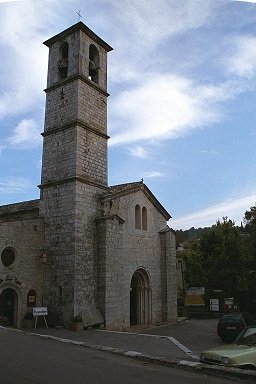
//> input picture image/church1.jpg, 256 x 384 px
$ ./robust_matcher   (built with g++ and OpenCV 4)
//> lines starting //> are read from the running program, lines starting //| are printed output that depends on the picture; after the words box and inside, x2 and y2 are one past the last pixel; in counts of white or black regions, pixels touching at a corner belong together
/*
  a) Load 2 Images
  b) Detect ORB Keypoints for both images
  c) Compute ORB Descriptors
  d) FLANN Matcher
  e) Vector Field Consensus (VFC) for filtering false matches

  Note:
    Depends on vfc.h and vfc.cpp

  Reference
    [1] Jiayi Ma, Ji Zhao, Jinwen Tian, Alan Yuille, and Zhuowen Tu.
        Robust Point Matching via Vector Field Consensus,
        IEEE Transactions on Image Processing, 23(4), pp. 1706-1721, 2014
    [2] Jiayi Ma, Ji Zhao, Jinwen Tian, Xiang Bai, and Zhuowen Tu.
        Regularized Vector Field Learning with Sparse Approximation for Mismatch Removal,
        Pattern Recognition, 46(12), pp. 3519-3532, 2013

    Author : Manohar Kuse <mpkuse@connect.ust.hk>
    Released in Public Domain
*/

#include <iostream>
#include <vector>
#include <string>

#include <opencv2/core/core.hpp>
#include <opencv2/highgui/highgui.hpp>
#include <opencv2/features2d/features2d.hpp>
#include <opencv2/calib3d/calib3d.hpp>
#include <opencv2/imgproc/imgproc.hpp>


using namespace std;


// Give a set of knn=2 raw matches, eliminates matches based on Lowe's Ratio test.
// Also returns the point features set.
// Cite: Lowe, David G. "Distinctive image features from scale-invariant keypoints." International journal of computer vision 60.2 (2004): 91-110.
void lowe_ratio_test( const vector<cv::KeyPoint>& keypoints1, const vector<cv::KeyPoint>& keypoints2 ,
                      const std::vector< std::vector< cv::DMatch > >& matches_raw,
                      vector<cv::Point2f>& pts_1, vector<cv::Point2f>& pts_2, float threshold=0.85 )
{
  pts_1.clear();
  pts_2.clear();
  assert( matches_raw.size() > 0 );
  assert( matches_raw[0].size() >= 2 );

  for( int j=0 ; j<matches_raw.size() ; j++ )
  {
    if( matches_raw[j][0].distance < threshold * matches_raw[j][1].distance ) //good match
    {
      // Get points
      int t = matches_raw[j][0].trainIdx;
      int q = matches_raw[j][0].queryIdx;
      pts_1.push_back( keypoints1[q].pt );
      pts_2.push_back( keypoints2[t].pt );
    }
  }

}


// Given 2 images with their matches points. ie. pts_1[i] <---> pts_2[i].
// This function returns the plotted with/without lines numbers
void drawMatches( const cv::Mat& im1, const vector<cv::Point2f>& pts_1,
                  const cv::Mat& im2, const vector<cv::Point2f>& pts_2,
                  cv::Mat& outImage,
                  const string msg = string( ""  ),
                  vector<uchar> status = vector<uchar>(),
                  bool enable_lines=true, bool enable_points=true, bool enable_test=true)
{
  assert( pts_1.size() == pts_2.size() );
  assert( im1.rows == im2.rows );
  assert( im2.cols == im2.cols );
  assert( im1.channels() == im2.channels() );

  cv::Mat row_im;
  cv::hconcat(im1, im2, row_im);

  if( row_im.channels() == 3 )
    outImage = row_im.clone();
  else
    cvtColor(row_im, outImage, CV_GRAY2RGB);


    // loop  over points
  for( int i=0 ; i<pts_1.size() ; i++ )
  {
    cv::Point2f p1 = pts_1[i];
    cv::Point2f p2 = pts_2[i];

    if( enable_points ) {
      cv::circle( outImage, p1, 4, cv::Scalar(0,0,255), -1 );
      cv::circle( outImage, p2+cv::Point2f(im1.cols,0), 4, cv::Scalar(0,0,255), -1 );
    }

    if( enable_test ) {
      cv::putText( outImage, to_string(i).c_str(), p1, cv::FONT_HERSHEY_COMPLEX_SMALL, .5, cv::Scalar(0,0,255) );
      cv::putText( outImage, to_string(i).c_str(), p2+cv::Point2f(im1.cols,0), cv::FONT_HERSHEY_COMPLEX_SMALL, .5, cv::Scalar(0,0,255) );
    }

    if( enable_lines ) {

      if( status.size() > 0 ) //if status is present
      {
        if( status[i] > 0 )
        {
          cv::line( outImage,  p1, p2+cv::Point2f(im1.cols,0), cv::Scalar(0,255,0) );
        }
        else
        {
          cv::line( outImage,  p1, p2+cv::Point2f(im1.cols,0), cv::Scalar(0,0,255) );;
        }
      }
      else // no status. Then make all lines blue
      {
        cv::line( outImage,  p1, p2+cv::Point2f(im1.cols,0), cv::Scalar(255,0,0) );
      }


    }


  }


  if( msg.length() > 0 ) {
    cv::putText( outImage, msg, cv::Point(5,50), cv::FONT_HERSHEY_COMPLEX_SMALL, 1.0, cv::Scalar(0,0,255) );
  }

}


int main()
{
  //
  // Load Images
  cv::Mat im1 = cv::imread( "../image/church1.jpg");
//> im1 is the input picture: 384 rows x 256 cols, CV_8UC3; mean B, G, R 129.7, 120.1, 112
  cv::Mat im2 = cv::imread( "../image/church2.jpg");
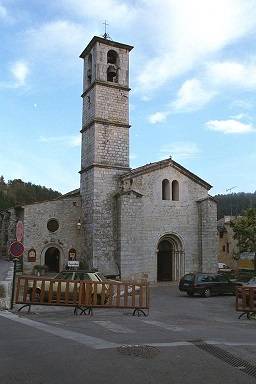
//> input picture image/church2.jpg, 256 x 384 px
//> im2 is the input picture: 384 rows x 256 cols, CV_8UC3; mean B, G, R 149.6, 142, 129.9

  //
  // Feature Detector
  cv::Ptr<cv::Feature2D> fdetector = cv::ORB::create();
  std::vector<cv::KeyPoint> keypoints1, keypoints2;
  cv::Mat descriptors1, descriptors2;
  fdetector->detectAndCompute(im1, cv::Mat(), keypoints1, descriptors1);
//> keypoints1 = 430 keypoints; strongest (x, y, size): (43, 43, 31), (44, 42, 37.2), (44, 90, 31), (112, 49, 31)
  fdetector->detectAndCompute(im2, cv::Mat(), keypoints2, descriptors2);
//> keypoints2 = 465 keypoints; strongest (x, y, size): (80, 56, 31), (94, 36, 31), (211, 186, 31), (132, 47, 31)
  cout << "# of keypoints : "<< keypoints1.size() << endl;
//| # of keypoints : 430
  cout << "# of keypoints : "<< keypoints2.size() << endl;
//| # of keypoints : 465
  cout << "descriptors shape : "<< descriptors1.rows << "x" << descriptors1.cols << endl;
//| descriptors shape : 430x32
  cout << "descriptors shape : "<< descriptors2.rows << "x" << descriptors2.cols << endl;
//| descriptors shape : 465x32


  //
  // Matcher - FLAN (Approx NN)
  if(descriptors1.type()!=CV_32F)
  {
    descriptors1.convertTo(descriptors1, CV_32F);
    descriptors2.convertTo(descriptors2, CV_32F);
  }
  cv::FlannBasedMatcher matcher;
  std::vector< std::vector< cv::DMatch > > matches_raw;
  matcher.knnMatch( descriptors1, descriptors2, matches_raw, 2 );
//> matches_raw = 430 matches
  cout << "# Matches : " << matches_raw.size() << endl; //N
//| # Matches : 430
  cout << "# Matches[0] : " << matches_raw[0].size() << endl; //2
//| # Matches[0] : 2


    //
    // Lowe's Ratio test
    vector<cv::Point2f> pts_1, pts_2;
    lowe_ratio_test( keypoints1, keypoints2, matches_raw, pts_1, pts_2 );
//> the loop in lowe_ratio_test, `for( int j=0 ; j<matches_raw.size() ; j++ )` made 430 passes
//> t on passes 10, 22, 25, 26, 29, 38, 39, 78, 94, 100, 118, 122: 58, 48, 190, 263, 130, 119, 112, 8, 84, 271, 263, 374
//> after the loop in lowe_ratio_test, `for( int j=0 ; j<matches_raw.size() ; j++ )`: pts_1 = 51 Points (x, y), first 12: [217, 309], [45, 93], [107, 91], [43, 131], [44, 90], [174, 229], [107, 134], [40, 182], [141, 188], [78, 79], [39.6, 182.4], [109.2, 198]; pts_2 = 51 Points (x, y), first 12: [213, 195], [82, 59], [93.6, 168], [79.2, 167], [80.4, 55.2], [212.4, 195.6], [129.6, 126], [80, 169], [172, 164], [118.1, 275], [79.2, 167], [126.5, 184.6]
    cout << "# Retained (after ratio test): "<< pts_1.size() << endl; // == pts_2.size()
//| # Retained (after ratio test): 51

    cv::Mat im_out1;
    drawMatches( im1, pts_1, im2, pts_2, im_out1 );
//> in drawMatches, `cv::hconcat(im1, im2, row_im);`:
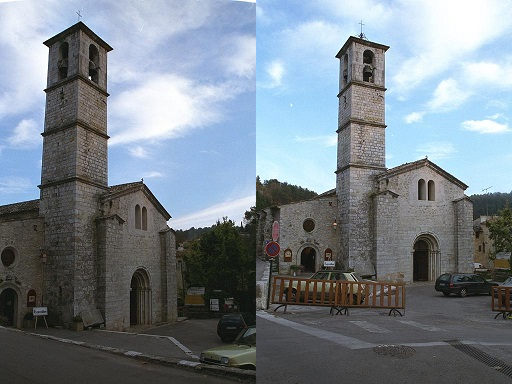
//> row_im: 384 rows x 512 cols, CV_8UC3; mean B, G, R 139.7, 131.1, 121
//> the loop in drawMatches, `for( int i=0 ; i<pts_1.size() ; i++ )` made 51 passes
//> (p1, p2) on passes 1 to 12: (Point(217, 309), Point(213, 195)), (Point(45, 93), Point(82, 59)), (Point(107, 91), Point(93.6, 168)), (Point(43, 131), Point(79.2, 167)), (Point(44, 90), Point(80.4, 55.2)), (Point(174, 229), Point(212.4, 195.6)), (Point(107, 134), Point(129.6, 126)), (Point(40, 182), Point(80, 169)), (Point(141, 188), Point(172, 164)), (Point(78, 79), Point(118.1, 275)), (Point(39.6, 182.4), Point(79.2, 167)), (Point(109.2, 198), Point(126.5, 184.6))
//> pass 2, in drawMatches, `cv::putText( outImage, to_string(i).c_str(), p1, cv::FONT_HERSHEY_COMP..`:
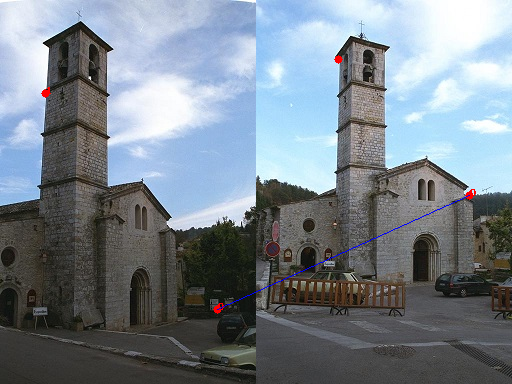
//> outImage: 384 rows x 512 cols, CV_8UC3; mean B, G, R 139.7, 130.8, 121.1
//> after the loop in drawMatches, `for( int i=0 ; i<pts_1.size() ; i++ )`:
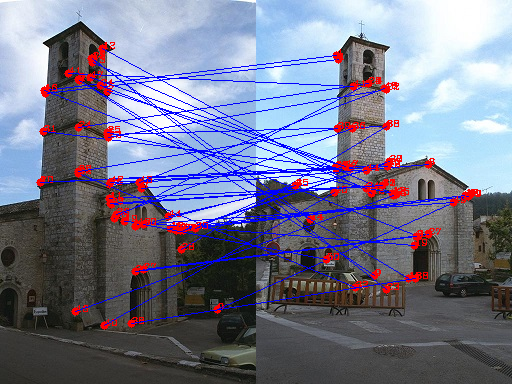
//> outImage: 384 rows x 512 cols, CV_8UC3; mean B, G, R 141.9, 119.8, 117.3
    cv::imshow( "Matching after Ratio Test", im_out1 );


    // f-test. You might need to undistort point sets. But if precision is not needed, probably skip it.
    // Warning: This might be a bit off, since you need to give findFundamentalMat() undistorted keypoints. But anyways I dont care.
    vector<uchar> status;
    cv::findFundamentalMat(pts_1, pts_2, cv::FM_RANSAC, 5.0, 0.99, status);
//> status = 51 values, max 1 at index 0, min 0 at index 2, mean 0.431
    drawMatches( im1, pts_1, im2, pts_2, im_out1, "", status  );
//> call 2 of drawMatches, with msg = "", enable_lines = true, enable_points = true, enable_test = true
//> the loop in drawMatches (call 2), `for( int i=0 ; i<pts_1.size() ; i++ )` made 51 passes
//> pass 2, in drawMatches (call 2), `cv::putText( outImage, to_string(i).c_str(), p1, cv::FONT_HERSHEY_COMP..`:
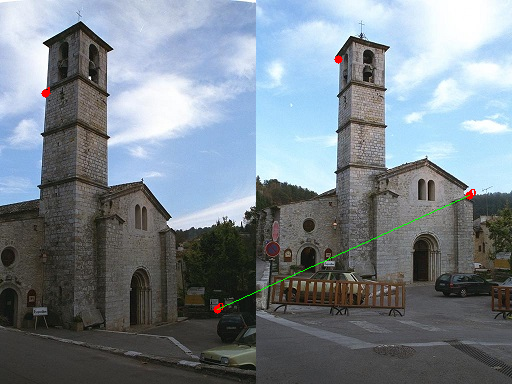
//> outImage: 384 rows x 512 cols, CV_8UC3; 0.25% of pixels changed, all inside (x1, y1, x2, y2) = (41, 55, 476, 314)
//> pass 3, in drawMatches (call 2), `cv::putText( outImage, to_string(i).c_str(), p1, cv::FONT_HERSHEY_COMP..`:
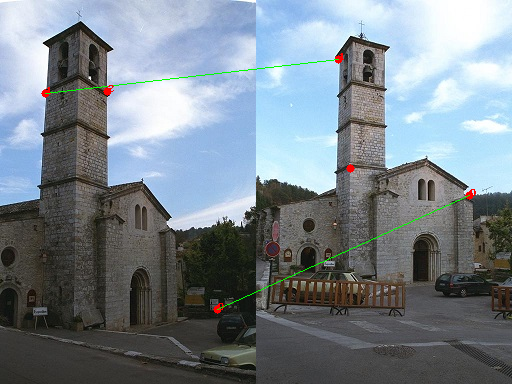
//> outImage: 384 rows x 512 cols, CV_8UC3; mean B, G, R 139, 131.2, 120.9
//> after the loop in drawMatches (call 2), `for( int i=0 ; i<pts_1.size() ; i++ )`:
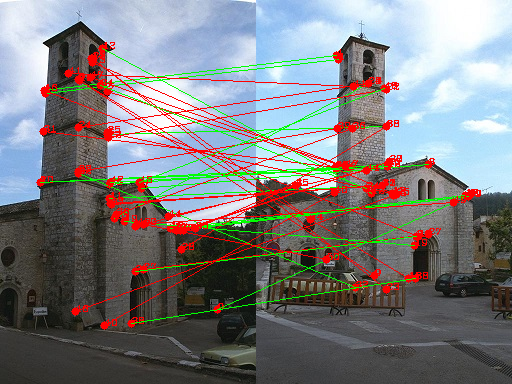
//> outImage: 384 rows x 512 cols, CV_8UC3; mean B, G, R 127.7, 125.9, 125.4
    cv::imshow( "Matching after F-Test", im_out1 );


  cv::waitKey(0);
  return 0;
}
